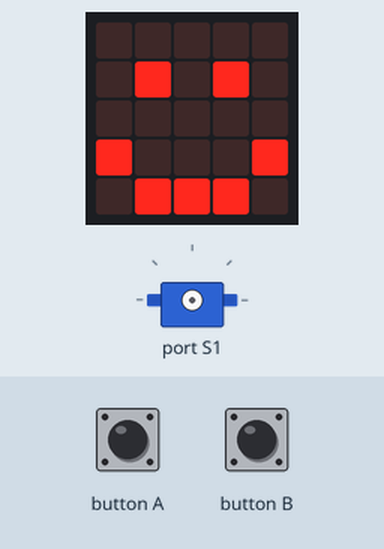
Bench run of a program on a simulated BBC micro:bit (MakeCode). Parts: the board's 5×5 LED display, servo. The inputs (shaded band) are chosen by the test bench.

Above: at 1.8 s.
1.9 s: button A pressed for 0.15 s
3.5 s: button B pressed for 0.15 s
At 4.3 s:
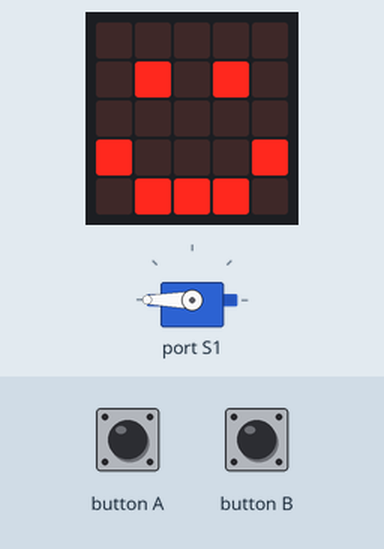
Timing chart, 0 to 6.5 s (numbered marks = the images above; inputs shaded):
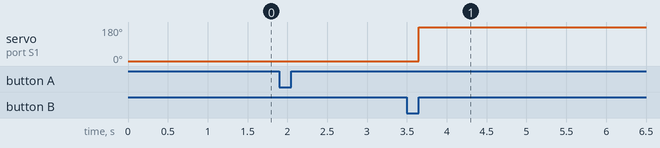

Measured:
- after the input at 3.5 s, servo on port S1: 0° → 180° after 0.15 s

The program:

main.ts
```typescript
// (licence header left out)
// variables
const servoNumber1 = robotbit.Servos.S1

// setup
basic.showIcon(IconNames.Happy)

// A - direction (0°)
input.onButtonPressed(Button.A, function () {
    robotbit.Servo(servoNumber1, 0)
    basic.showIcon(IconNames.Happy)
})

// B - direction (180°)
input.onButtonPressed(Button.B, function () {
    robotbit.Servo(servoNumber1, 180)

    basic.showIcon(IconNames.Happy)
})
```
